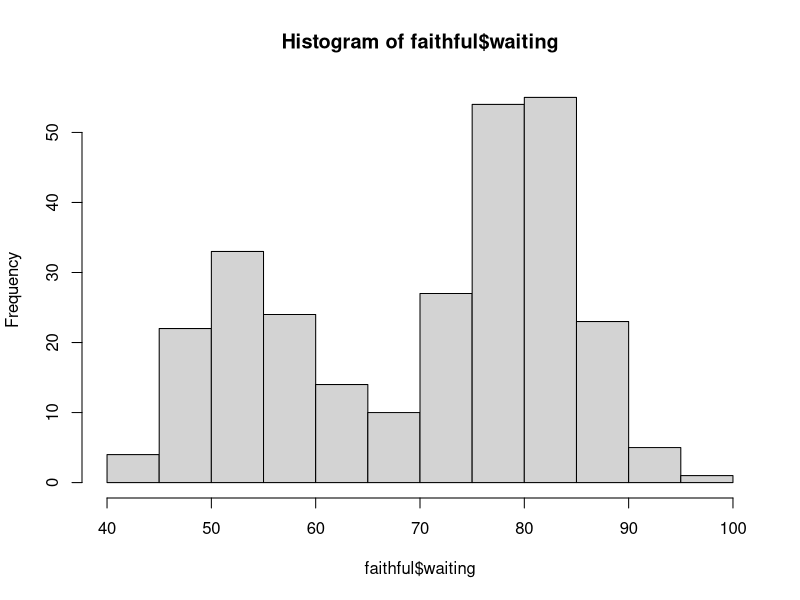
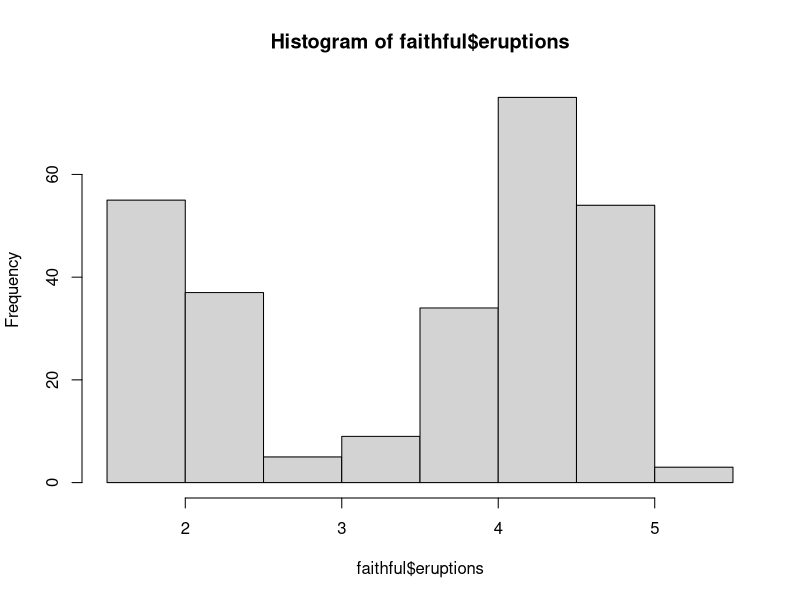
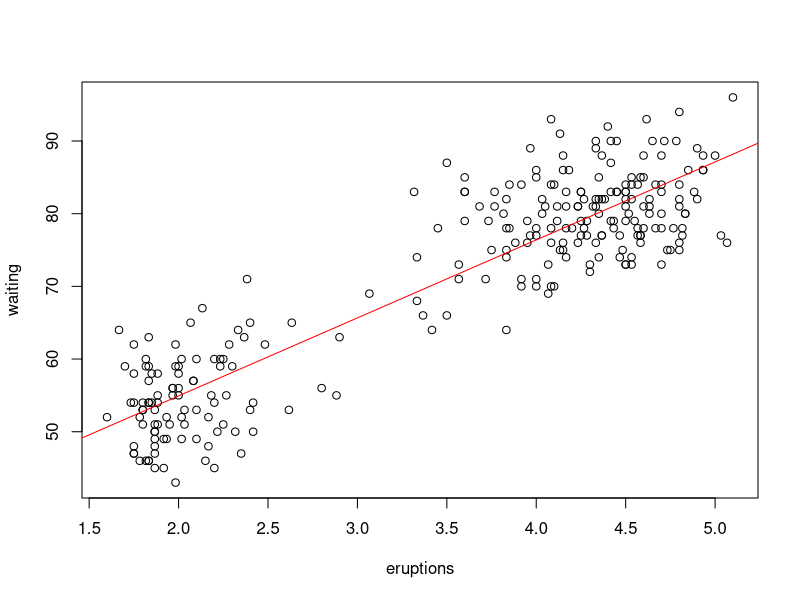

The R source for these figures, in order:
#Faithful Exercise

#Open dataset

View(faithful)

#Explore dataset

nrow(faithful)
ncol(faithful)
colnames(faithful)
head(faithful)

#Understand data structure

str(faithful)
class(faithful$eruptions)
class(faithful$waiting)

#Calculate summary statistics

min(faithful$waiting)
max(faithful$waiting)
mean(faithful$waiting)
median(faithful$waiting)
summary(faithful)

#Visualize data

hist(faithful$waiting)
hist(faithful$eruptions)

plot(faithful)
abline(lm(faithful$waiting~faithful$eruptions), col="red")